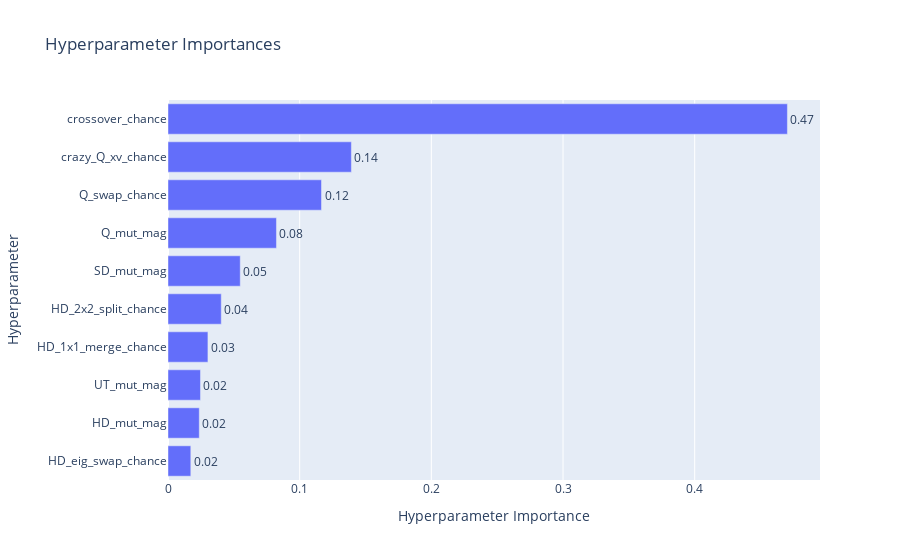

Write notebook code for a chart like this one.
### Code cell
plot_param_importances(study)

### Figure 1 — Plotly figure (JSON) as saved in the notebook; plotly's stock layout.template omitted (floating-point values rounded to 4 significant figures)
{"data": [{"cliponaxis": false, "hovertemplate": ["HD_eig_swap_chance (FloatDistribution): 0.017317631809092536<extra></extra>", "HD_mut_mag (FloatDistribution): 0.023749822877841036<extra></extra>", "UT_mut_mag (FloatDistribution): 0.024656188836865215<extra></extra>", "HD_1x1_merge_chance (FloatDistribution): 0.030325280711015257<extra></extra>", "HD_2x2_split_chance (FloatDistribution): 0.04045032382125212<extra></extra>", "SD_mut_mag (FloatDistribution): 0.054873913045262276<extra></extra>", "Q_mut_mag (FloatDistribution): 0.0823724395551391<extra></extra>", "Q_swap_chance (FloatDistribution): 0.11657897890668312<extra></extra>", "crazy_Q_xv_chance (FloatDistribution): 0.13926767287936112<extra></extra>", "crossover_chance (FloatDistribution): 0.4704077475574884<extra></extra>"], "name": "Objective Value", "orientation": "h", "text": ["0.02", "0.02", "0.02", "0.03", "0.04", "0.05", "0.08", "0.12", "0.14", "0.47"], "textposition": "outside", "type": "bar", "x": [0.01732, 0.02375, 0.02466, 0.03033, 0.04045, 0.05487, 0.08237, 0.1166, 0.1393, 0.4704], "y": ["HD_eig_swap_chance", "HD_mut_mag", "UT_mut_mag", "HD_1x1_merge_chance", "HD_2x2_split_chance", "SD_mut_mag", "Q_mut_mag", "Q_swap_chance", "crazy_Q_xv_chance", "crossover_chance"]}], "layout": {"title": {"text": "Hyperparameter Importances"}, "xaxis": {"title": {"text": "Hyperparameter Importance"}}, "yaxis": {"title": {"text": "Hyperparameter"}}}}
